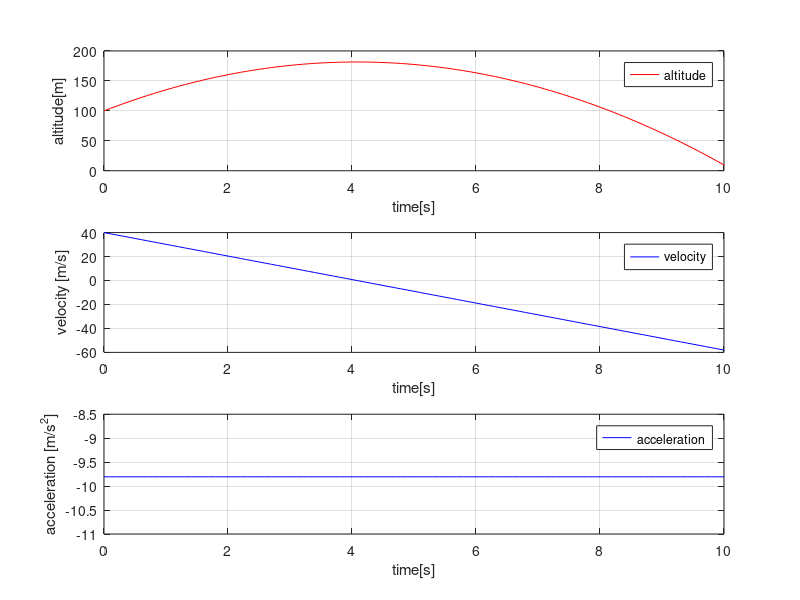
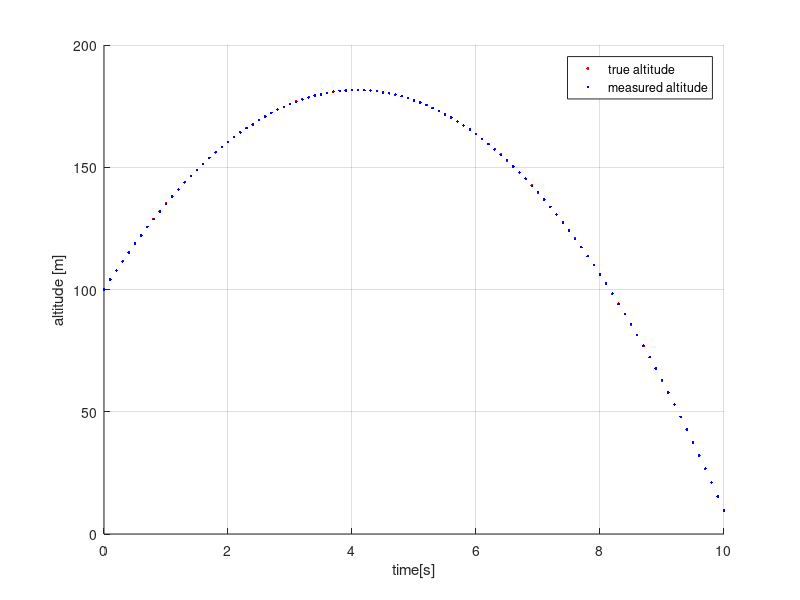

The MATLAB script that drew these images, in order:
%%  File Name: 01_Simulation %%%%%%%%%%%%%%%%%%%%
%
%  Copyright 2020 AI Lab. Konkuk Univ. 
%%%%%%%%%%%%%%%%%%%%%%%%%%%%%%%%%%%%%%%%%%%%%%%%%%%%%%%%%%%%%%%%%%
clear; clc; close all;


%% [Simulation configuration]

delta_t = 0.1;   		% [s]
start_t = 0.;    		% [s]
end_t = 10.;    		% [s]
sim_time = start_t : delta_t : end_t;
sim_total_steps = length( sim_time );


%% [Practice 1]
% Please simulate the r_t, v_t, and a_t from time t=0 to t=10. 
% Plot the simulation (x-axis is time and y-axes are r_t, v_t, and a_t.

% Simulation variables

sim_acceleration = zeros(sim_total_steps,1);
sim_velocity = zeros(sim_total_steps ,1);
sim_altitude = zeros(sim_total_steps ,1);

init_acceleration = -9.80665;   	% [m/s^2]
init_velocity = 40.;   		% [m/s]
init_altitude = 100.;   		% [m]

% Generate simulation data
isFirstStep = true;
for idxSim = 1 : sim_total_steps 
    
    if isFirstStep  == true
        
       %%%% TODO %%%%
       sim_acceleration( idxSim ) = init_acceleration;
       sim_velocity( idxSim ) = init_velocity;
       sim_altitude( idxSim ) = init_altitude;
       isFirstStep = false;
       
       continue;
    end
    
    %%%% TODO %%%%
    sim_acceleration( idxSim ) = sim_acceleration(idxSim - 1) ;
    sim_velocity( idxSim ) = sim_velocity(idxSim -1) + sim_acceleration(idxSim -1)*delta_t ;
    sim_altitude( idxSim ) = sim_altitude(idxSim -1 ) + sim_velocity(idxSim - 1)*delta_t + (1/2)*sim_acceleration(idxSim -1)*delta_t*delta_t ;
    
end

% Plot
figure('Name','Practice 1', 'Position',[100,100,840,630]);

hold on; 

subplot(3,1,1)
plot(sim_time, sim_altitude, 'r');
legend('altitude'); xlabel('time[s]'); ylabel('altitude[m]'); grid on;

subplot(3,1,2)
plot(sim_time, sim_velocity, 'b');
legend('velocity');
xlabel('time[s]'); ylabel('velocity [m/s]'); grid on;

subplot(3,1,3)
plot(sim_time, sim_acceleration, 'b');
legend('acceleration');
xlabel('time[s]'); ylabel('acceleration [m/s^2]'); grid on;

hold off

%% [Practice 2]
% Please simulate r_t^range, which is a range sensor simulation data for the previous simulation. 
% The standard deviation of the sensor noise is 0.1m. Plot the simulation results and save to m file. 

% Simulation variables
altitude_sensor_std = 0.1; % [m]
sim_altitude_sensor = zeros(sim_total_steps ,1);

% Simulate the noisy measurement
for idxSim = 1 : sim_total_steps 

    %%%% TODO %%%%
    sim_altitude_sensor(idxSim) = normrnd(sim_altitude(idxSim),altitude_sensor_std);

end


% Plot
figure('Name','Practice 2','Position',[100,100,840,630]);
hold on;
plot(sim_time, sim_altitude, 'r.');
plot(sim_time, sim_altitude_sensor, 'b.');
legend('true altitude', 'measured altitude'); xlabel('time[s]'); ylabel('altitude [m]'); grid on;
hold off;